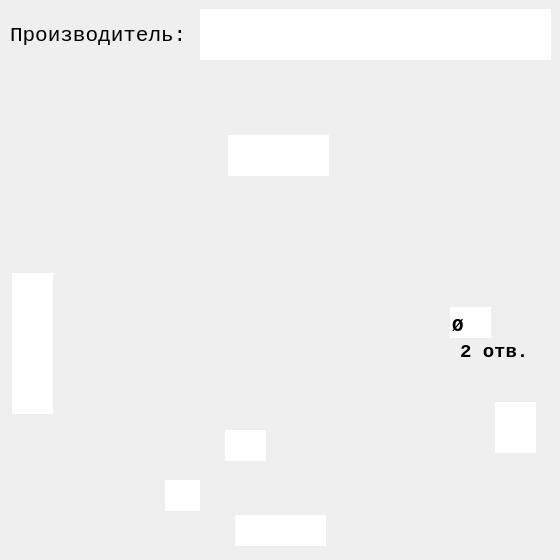
<?xml version="1.0" encoding="UTF-8"?>
<ui version="4.0">
 <class>Dialog</class>
 <widget class="QDialog" name="Dialog">
  <property name="geometry">
   <rect>
    <x>0</x>
    <y>0</y>
    <width>560</width>
    <height>560</height>
   </rect>
  </property>
  <property name="sizePolicy">
   <sizepolicy hsizetype="Fixed" vsizetype="Fixed">
    <horstretch>0</horstretch>
    <verstretch>0</verstretch>
   </sizepolicy>
  </property>
  <property name="minimumSize">
   <size>
    <width>560</width>
    <height>560</height>
   </size>
  </property>
  <property name="maximumSize">
   <size>
    <width>560</width>
    <height>560</height>
   </size>
  </property>
  <property name="windowTitle">
   <string>Фигурный 2 Отверстия Тип1</string>
  </property>
  <property name="windowIcon">
   <iconset>
    <normaloff>../pics/icon/Podpyatnik.ico</normaloff>../pics/icon/Podpyatnik.ico</iconset>
  </property>
  <property name="whatsThis">
   <string/>
  </property>
  <property name="accessibleDescription">
   <string/>
  </property>
  <widget class="QLabel" name="label">
   <property name="geometry">
    <rect>
     <x>0</x>
     <y>0</y>
     <width>560</width>
     <height>560</height>
    </rect>
   </property>
   <property name="sizePolicy">
    <sizepolicy hsizetype="Fixed" vsizetype="Fixed">
     <horstretch>0</horstretch>
     <verstretch>0</verstretch>
    </sizepolicy>
   </property>
   <property name="minimumSize">
    <size>
     <width>560</width>
     <height>560</height>
    </size>
   </property>
   <property name="maximumSize">
    <size>
     <width>560</width>
     <height>560</height>
    </size>
   </property>
   <property name="autoFillBackground">
    <bool>true</bool>
   </property>
   <property name="text">
    <string/>
   </property>
   <property name="pixmap">
    <pixmap>../pics/main/F-1.jpg</pixmap>
   </property>
   <property name="scaledContents">
    <bool>false</bool>
   </property>
   <property name="alignment">
    <set>Qt::AlignCenter</set>
   </property>
   <property name="margin">
    <number>0</number>
   </property>
  </widget>
  <widget class="QLineEdit" name="lineEdit">
   <property name="geometry">
    <rect>
     <x>235</x>
     <y>515</y>
     <width>91</width>
     <height>31</height>
    </rect>
   </property>
   <property name="font">
    <font>
     <family>Courier New</family>
     <pointsize>14</pointsize>
     <weight>75</weight>
     <italic>false</italic>
     <bold>true</bold>
    </font>
   </property>
   <property name="focusPolicy">
    <enum>Qt::ClickFocus</enum>
   </property>
   <property name="autoFillBackground">
    <bool>true</bool>
   </property>
   <property name="inputMethodHints">
    <set>Qt::ImhNone</set>
   </property>
   <property name="text">
    <string/>
   </property>
   <property name="maxLength">
    <number>3</number>
   </property>
   <property name="frame">
    <bool>false</bool>
   </property>
   <property name="alignment">
    <set>Qt::AlignBottom|Qt::AlignHCenter</set>
   </property>
  </widget>
  <widget class="QLineEdit" name="lineEdit_2">
   <property name="geometry">
    <rect>
     <x>495</x>
     <y>402</y>
     <width>41</width>
     <height>51</height>
    </rect>
   </property>
   <property name="font">
    <font>
     <family>Courier New</family>
     <pointsize>14</pointsize>
     <weight>75</weight>
     <italic>false</italic>
     <bold>true</bold>
    </font>
   </property>
   <property name="tabletTracking">
    <bool>false</bool>
   </property>
   <property name="focusPolicy">
    <enum>Qt::ClickFocus</enum>
   </property>
   <property name="autoFillBackground">
    <bool>false</bool>
   </property>
   <property name="text">
    <string/>
   </property>
   <property name="maxLength">
    <number>3</number>
   </property>
   <property name="frame">
    <bool>false</bool>
   </property>
   <property name="alignment">
    <set>Qt::AlignLeading|Qt::AlignLeft|Qt::AlignVCenter</set>
   </property>
  </widget>
  <widget class="QLineEdit" name="lineEdit_3">
   <property name="geometry">
    <rect>
     <x>450</x>
     <y>307</y>
     <width>41</width>
     <height>31</height>
    </rect>
   </property>
   <property name="font">
    <font>
     <family>Courier New</family>
     <pointsize>14</pointsize>
     <weight>75</weight>
     <italic>false</italic>
     <bold>true</bold>
    </font>
   </property>
   <property name="focusPolicy">
    <enum>Qt::ClickFocus</enum>
   </property>
   <property name="text">
    <string>Ø</string>
   </property>
   <property name="maxLength">
    <number>3</number>
   </property>
   <property name="frame">
    <bool>false</bool>
   </property>
   <property name="alignment">
    <set>Qt::AlignBottom|Qt::AlignLeading|Qt::AlignLeft</set>
   </property>
  </widget>
  <widget class="QLineEdit" name="lineEdit_4">
   <property name="geometry">
    <rect>
     <x>228</x>
     <y>135</y>
     <width>101</width>
     <height>41</height>
    </rect>
   </property>
   <property name="font">
    <font>
     <family>Courier New</family>
     <pointsize>14</pointsize>
     <weight>75</weight>
     <italic>false</italic>
     <bold>true</bold>
    </font>
   </property>
   <property name="focusPolicy">
    <enum>Qt::ClickFocus</enum>
   </property>
   <property name="text">
    <string/>
   </property>
   <property name="maxLength">
    <number>3</number>
   </property>
   <property name="frame">
    <bool>false</bool>
   </property>
   <property name="alignment">
    <set>Qt::AlignBottom|Qt::AlignHCenter</set>
   </property>
  </widget>
  <widget class="QLineEdit" name="lineEdit_5">
   <property name="geometry">
    <rect>
     <x>12</x>
     <y>273</y>
     <width>41</width>
     <height>141</height>
    </rect>
   </property>
   <property name="font">
    <font>
     <family>Courier New</family>
     <pointsize>14</pointsize>
     <weight>75</weight>
     <italic>false</italic>
     <bold>true</bold>
    </font>
   </property>
   <property name="tabletTracking">
    <bool>false</bool>
   </property>
   <property name="focusPolicy">
    <enum>Qt::ClickFocus</enum>
   </property>
   <property name="autoFillBackground">
    <bool>false</bool>
   </property>
   <property name="text">
    <string/>
   </property>
   <property name="maxLength">
    <number>3</number>
   </property>
   <property name="frame">
    <bool>false</bool>
   </property>
   <property name="alignment">
    <set>Qt::AlignRight|Qt::AlignTrailing|Qt::AlignVCenter</set>
   </property>
  </widget>
  <widget class="QLabel" name="label_2">
   <property name="geometry">
    <rect>
     <x>10</x>
     <y>10</y>
     <width>181</width>
     <height>51</height>
    </rect>
   </property>
   <property name="font">
    <font>
     <family>Courier New</family>
     <pointsize>16</pointsize>
     <weight>50</weight>
     <bold>false</bold>
    </font>
   </property>
   <property name="text">
    <string>Производитель:</string>
   </property>
  </widget>
  <widget class="QLineEdit" name="lineEdit_6">
   <property name="geometry">
    <rect>
     <x>200</x>
     <y>9</y>
     <width>351</width>
     <height>51</height>
    </rect>
   </property>
   <property name="font">
    <font>
     <family>Courier New</family>
     <pointsize>16</pointsize>
     <weight>75</weight>
     <bold>true</bold>
    </font>
   </property>
   <property name="frame">
    <bool>false</bool>
   </property>
   <property name="alignment">
    <set>Qt::AlignLeading|Qt::AlignLeft|Qt::AlignVCenter</set>
   </property>
  </widget>
  <widget class="QLabel" name="label_3">
   <property name="geometry">
    <rect>
     <x>460</x>
     <y>342</y>
     <width>71</width>
     <height>20</height>
    </rect>
   </property>
   <property name="font">
    <font>
     <family>Courier New</family>
     <pointsize>14</pointsize>
     <weight>75</weight>
     <bold>true</bold>
    </font>
   </property>
   <property name="text">
    <string>2 отв.</string>
   </property>
  </widget>
  <widget class="QLineEdit" name="lineEdit_7">
   <property name="geometry">
    <rect>
     <x>225</x>
     <y>430</y>
     <width>41</width>
     <height>31</height>
    </rect>
   </property>
   <property name="font">
    <font>
     <family>Courier New</family>
     <pointsize>14</pointsize>
     <weight>75</weight>
     <italic>false</italic>
     <bold>true</bold>
    </font>
   </property>
   <property name="tabletTracking">
    <bool>false</bool>
   </property>
   <property name="focusPolicy">
    <enum>Qt::ClickFocus</enum>
   </property>
   <property name="autoFillBackground">
    <bool>false</bool>
   </property>
   <property name="text">
    <string/>
   </property>
   <property name="maxLength">
    <number>3</number>
   </property>
   <property name="frame">
    <bool>false</bool>
   </property>
   <property name="alignment">
    <set>Qt::AlignLeading|Qt::AlignLeft|Qt::AlignVCenter</set>
   </property>
  </widget>
  <widget class="QLineEdit" name="lineEdit_8">
   <property name="geometry">
    <rect>
     <x>165</x>
     <y>480</y>
     <width>35</width>
     <height>31</height>
    </rect>
   </property>
   <property name="font">
    <font>
     <family>Courier New</family>
     <pointsize>14</pointsize>
     <weight>75</weight>
     <italic>false</italic>
     <bold>true</bold>
    </font>
   </property>
   <property name="focusPolicy">
    <enum>Qt::ClickFocus</enum>
   </property>
   <property name="autoFillBackground">
    <bool>true</bool>
   </property>
   <property name="inputMethodHints">
    <set>Qt::ImhNone</set>
   </property>
   <property name="text">
    <string/>
   </property>
   <property name="maxLength">
    <number>3</number>
   </property>
   <property name="frame">
    <bool>false</bool>
   </property>
   <property name="alignment">
    <set>Qt::AlignBottom|Qt::AlignHCenter</set>
   </property>
  </widget>
 </widget>
 <resources/>
 <connections/>
</ui>
